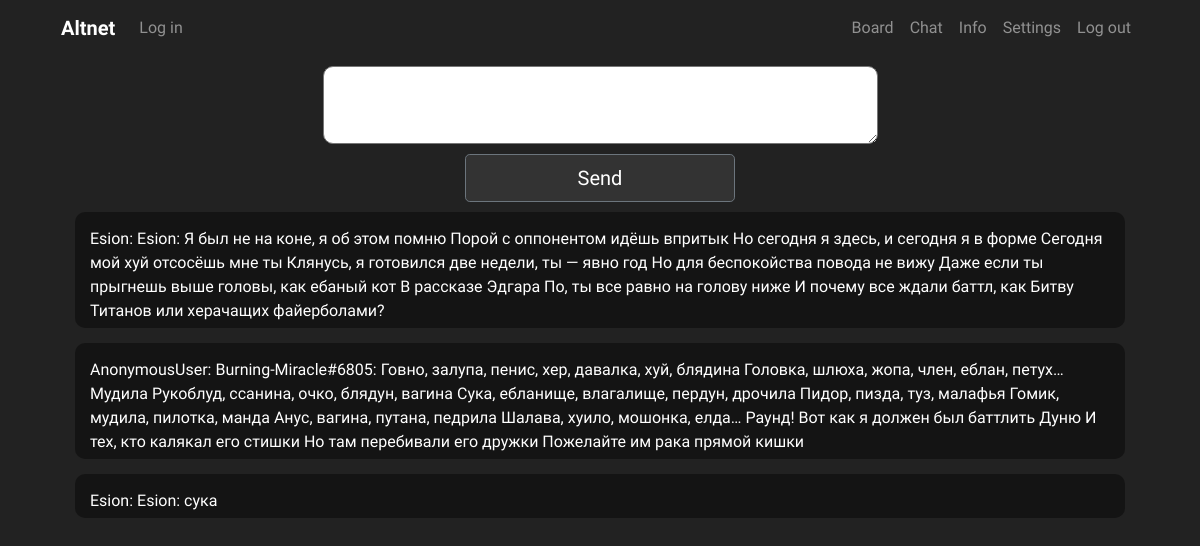
/chat/6/, run on an earlier commit of the app's database.
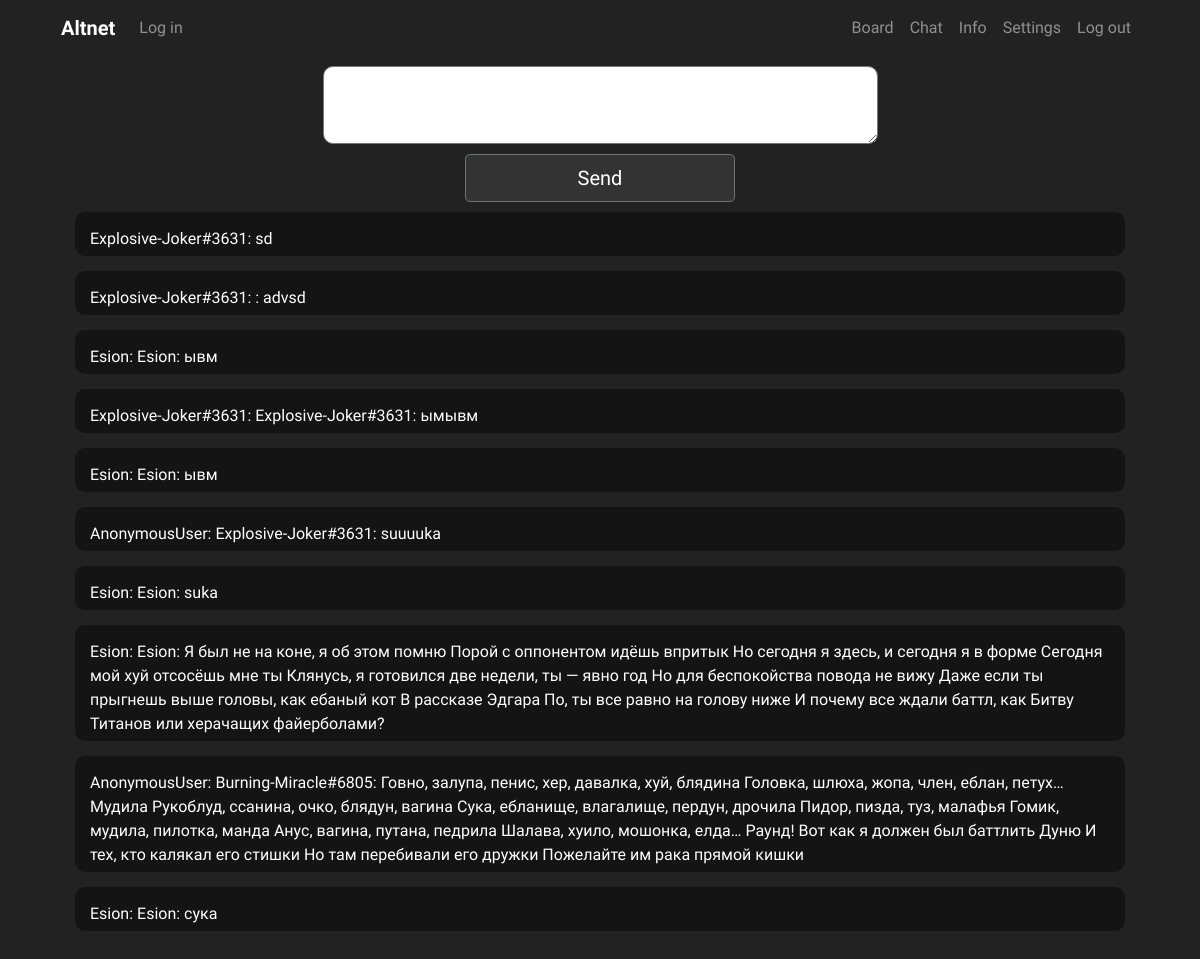
And on a later commit of the database.
### chat/models.py (models this page shows, shortened)
class Message(models.Model):
    message_author = models.CharField('Message author', max_length=150, blank=False, null=False)
    message_room = models.ForeignKey(Room, on_delete=models.CASCADE)
    message_text = models.TextField(blank=False, null=False, max_length=1000)
    message_media = models.ImageField(upload_to=user_chat_directory_path, blank=True, null=True)
    pub_date = models.DateTimeField('Date published', auto_now=True)

### chat/views.py (the view, shortened to what this page needs)
# urls.py: path('<str:room_id>/', views.room, name='room'),
def room(request, room_id):
    chat_form = SendMessage()
    room_info = Room.objects.get(id=room_id)
    try:
        is_banned = Ban.objects.get(username=request.user.username, room=room_info)
        if is_banned:
            raise BadRequest('You are banned')
    except ObjectDoesNotExist:
        pass
    room_visitors = Pool.objects.filter(room_name=room_info)
    template = loader.get_template('room.html')
    if request.user.is_authenticated:
        username = request.user.username
        loc_option = Hikka.objects.get(user=request.user.id).language_code
        authorised = True
    else:
        username = anonymous_validator(request)
        loc_option = 0
        authorised = False
    messages = Message.objects.filter(message_room__id=room_id).order_by('-pub_date')
    short_msg = [i.message_text.strip(':') for i in messages]
    print(short_msg)
    room_name = room_info.name
    context = {
        'visitors': room_visitors,
        'is_hidden': room_info.is_hidden,
        'media_autoplay': room_info.is_autoplay,
        'media_tolerance': room_info.is_media_tolerant,
        'change_language_code_form': EditLangCode(),
        'edit_description_form': EditDescription(),
        'edit_name_form': EditName(),
        'loc': loc_resolver('room'),
        'lang': loc_option,
        'room_name': room_name,
        'messages': messages,
        'chat_form': chat_form,
        'username': username,
        'room_id': room_id,
        'authorised': authorised,
        'room_description': room_info.description,
        'short': short_msg,
    }
    return HttpResponse(template.render(context, request))

### chat/forms.py
class EditLangCode(forms.ModelForm):
    language_code = forms.CharField(label='Edit Language Code', max_length=10)
    class Meta:
        model = Room
        fields = ['language_code',]

class EditDescription(forms.ModelForm):
    description = forms.CharField(label='Room description', max_length=200)
    class Meta:
        model = Room
        fields = ['description',]

### board/templatetags/loc_extra.py (called while the page is built)
@register.filter
def return_item(l, i):
    try:
        return l[i]
    except:
        return None

### board/views.py (called while the page is built)
def random_name():
    noun = ['Apple', 'Grape', 'Hero', 'Nickel', 'Zinc', 'Rock', 'Paper', 'Joker', 'Beat', 'Aug', 'Runner', 'Miracle']
    adjective = ['Shitty', 'Slippy', 'Explosive', 'Luminous', 'Advanced', 'Creative', 'Burning', 'Sweaty', 'Leet',
                 'Apex', 'Funny', 'Raging']
    tag = ['1', '2', '3', '4', '5', '6', '7', '8', '9', '0']
    randomized_tag = choices(tag, k=4)
    return ''.join(adjective[randint(0, len(adjective)-1)]) + '-' + ''.join(noun[randint(0, len(noun)-1)]) + '#' + \
           ''.join(randomized_tag)

### chat/templates/room.html (shortened to what this page needs)
{% extends 'chat_hat.html' %}
{% block content %}
{% load loc_extra %}
{% load static %}
</head>
<body>
    <div>
<div class="row d-flex justify-content-center">
    <textarea style="width: 50%; border-radius: 10px; margin-top: 10px;" id="chat-message-input" rows="3" name="message_text" type="text" size="100">
    </textarea>
</div>
    <div class="col- d-flex justify-content-center">
    <input class="btn btn-secondary btn-lg btn-block" style="width: 25%; margin-bottom: 10px; margin-top: 10px;" id="chat-message-submit" name="chat-message-submit" type="submit" value="Send">
</div>
</div>
  <div class="col-lg-12 col-sm-12 col-md-12">
    <div id="chat-log" class="chat-log" cols="120" rows="20" style="color:#fff; background-color:#222222; border:none">
        {% for message in messages %}
        {% if message.message_author == username %}
        <div style="background: #1c1919; margin-bottom: 15px; padding: 15px; border-radius: 10px; padding-bottom: 5px;">
        <span class="text-left">{{ message.message_author }}: {{ message.message_text }}</span> <br />
        </div>
        {% else %}
        <div style="background: #141414; margin-bottom: 15px; padding: 15px; border-radius: 10px; padding-bottom: 5px;">
        <span style="align: right">{{ message.message_author }}: {{ message.message_text }}</span>
        </div>
        {% endif %}
        {% endfor %}
    </div><br>
</div>
</body>
{% endblock %}

What changed in the data, as far as the page shows it:
added Message: message_author "Explosive-Joker#3631", message_text "sd"
added Message: message_author "Explosive-Joker#3631", message_text ": advsd"
added Message: message_author "Esion", message_text "Esion: ывм"
added Message: message_author "Explosive-Joker#3631", message_text "Explosive-Joker#3631: ымывм"
added Message: message_author "Esion", message_text "Esion: ывм"
added Message: message_author "AnonymousUser", message_text "Explosive-Joker#3631: suuuuka"
added Message: message_author "Esion", message_text "Esion: suka"
